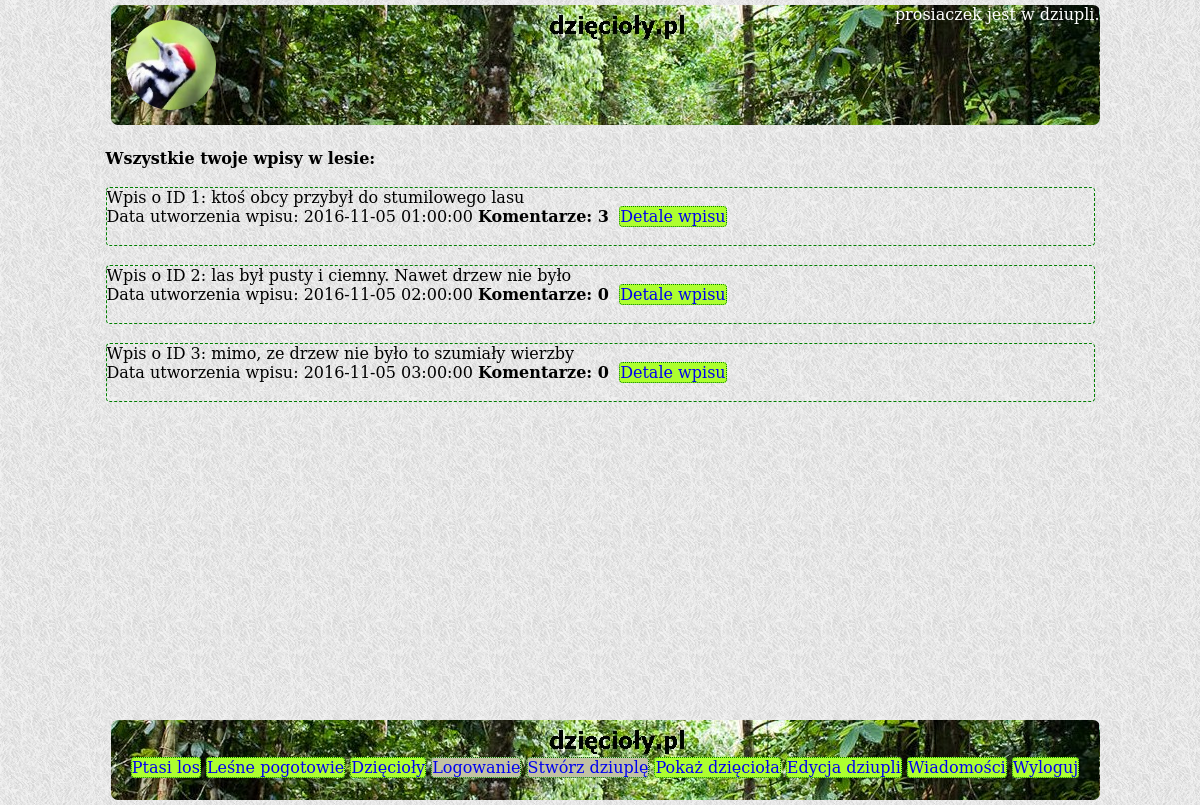
/showuser.php (signed in), run on the app's committed database.
### tables this page shows
CREATE TABLE `tweet` (
  `tweet_id` int(11) NOT NULL,
  `tweet_user_id` int(11) NOT NULL,
  `tweet_text` varchar(250) NOT NULL,
  `tweet_date` datetime DEFAULT NULL
);

### src/Comment.php (called while the page is built, shortened)
<?php
class Comment {
    static public function loadAllCommentsByTweetId(mysqli $conn, $ctweetId) {
        $ctweetId = $conn->real_escape_string($ctweetId);
        $sql = "SELECT * FROM comment WHERE comment_tweet_id = $ctweetId "
                . "ORDER BY comment_creation_date DESC";
        $ret = [];
        $result = $conn->query($sql);
        if($result == true && $result->num_rows != 0) {
            foreach($result as $row) {
                $loadedComment = new Comment();
                $loadedComment->id = $row['comment_id'];
                $loadedComment->userId = $row['comment_user_id'];
                $loadedComment->tweetId = $row['comment_tweet_id'];
                $loadedComment->creationDate = $row['comment_creation_date'];
                $loadedComment->text = $row['comment_text'];
                $ret[] = $loadedComment;
            }
        }
        return $ret;
    }
}
?>

### src/arrays.php (called while the page is built)
<?php
$searchIn = [
    "https://www.google.pl/?gws_rd=ssl#q=", "http://www.bing.com/search?q=",
    "https://yandex.ru/search/?lr=10472&msid=1479322480.01653.22873.4847&text=",
    "http://www.ask.com/web?q=",
    "https://duckduckgo.com/?q=", "http://www.entireweb.com/#q="
];
$searchWords = [
    "korniki są smaczne", "dzięcioły terroryzują indonezję", "kuźnia dzięcioła",
    "szkolny dzięcioł", "dzięcioł reliktowy", "na co dybie w wielorybie czubek nosa eskimosa",
    "lepszy dzięcioł w garści niż gruszki na wierzbie",
    "Bądź wytrwały i bez przerwy potrząsaj drzewem, a zawsze z niego coś spadnie",
    "Lepiej mniej grzmotów w ustach i więcej piorunów w garści",
    "kto się bawi lasem, lepiej niedźwiedzia niż ludzi pamięta",
    "Dzięcioł drzewo kłuje i nos sobie psuje", "Dzięciołowi swój nos nie wadzi",
    "Ptak w klatce niewesoło śpiewa", "dzięcioły uganiają się za sikorkami"
];

### showuser.php (the view, shortened to what this page needs)
<?php
  include_once "src/connect.php";
  include_once 'src/Comment.php';
  include_once 'src/arrays.php';
  $searchMax = count($searchIn);
  $wordMax = count($searchWords);
  $randSearch = rand(1, $searchMax) - 1;
  $randWord = rand(1, $wordMax) - 1;
  $linkSearch = $searchIn[$randSearch];
  $linkWord = $searchWords[$randWord];
?>
<!DOCTYPE HTML>
<html lang="pl">
<head>
	<link rel="stylesheet" href="css/style.css" type="text/css" />
</head>
<body>
  <div class="container">
	  <div class="logo" id="mainBackLogo">
            <img class="logoimage" id="logoimage" src="img/logo.jpg">
            <div class="logged"> <?=$_SESSION['logged']?> jest w dziupli. </div>
	  </div>
      <div class="content">
      <br/>
      <?php
      if (!isset($_GET['strangeuser'])) {
        $conn = getDbConnection();
        $userid = $_SESSION['user_id'];
        echo "<strong>";
        echo "Wszystkie twoje wpisy w lesie: <br/><br/>";
        echo "</strong>";
        $sql = "SELECT * FROM tweet WHERE tweet_user_id = $userid";
        $result = $conn->query($sql);
        if($result == true && $result->num_rows != 0){
           foreach($result as $row){
             echo "<div class=\"tweet\">";
             echo "Wpis o ID " . $row['tweet_id'] . ": ";
             $commentsCount = 0;
             $comments = Comment::loadAllCommentsByTweetId($conn, $row['tweet_id']);
             foreach ($comments as $comment) {$commentsCount++;}
             echo $row['tweet_text'] . "<br/>";
             echo "Data utworzenia wpisu: " . $row['tweet_date'] . " <b>Komentarze"
                   . ": " . $commentsCount . "</b> &nbsp;" . "<a href=\"detail.php?"
                   . "tweetid=".$row['tweet_id']."\">Detale wpisu</a>" . "<br/><br/>";
             echo "</div><br/>";
           }
        } else {
           echo "Nie podzieliłeś się z nikim wiadomością, może czas to zmienić? ";
           echo "<a href='index.php'>Kliknij tutaj.</a> ";
          }
      }
      ?>
      <br/><br/><br/><br/><br/>
      </div>
      <div class ="footer">
                  <br/><br/>
                  <a href="<?=$linkSearch?><?=$linkWord?>" target="_blank">Ptasi los</a>
                  <a href="http://www.lesnepogotowie.pl/" target="_blank">Leśne pogotowie</a>
		  <a href="index.php">Dzięcioły</a>
		  <a id="footerlink2" href="logon.php">Logowanie</a>
		  <a id="footerlink3" href="create.php">Stwórz dziuplę</a>
		  <a href="showuser.php">Pokaż dzięcioła</a>
		  <a href="edituser.php">Edycja dziupli</a>
		  <a href="messages.php">Wiadomości</a>
		  <a href="logoff.php">Wyloguj</a>
      </div>
  </div>
</body>
</html>

### css/style.css (style rules this page uses)
html, body { font-family: 'DejaVu Serif', 'Liberation Serif'; margin:0; padding:0; height:100%; background-image: url("../img/grey_sandbag.png"); }
div.container { min-height:100%; position:relative; width: 989px; margin: 0 auto; }
div.logo { background-image: url("../img/backlogo.jpg"); width: 989px; min-height:120px; margin: 5px; border-radius: 7px; }
div.content { width: 989px; }
div.footer { clear: both; position: fixed; bottom: 0; background-image: url("../img/backlogo.jpg"); width: 989px; min-height:80px; margin: 5px; border-radius: 7px; text-align: center; color: white; }
.logoimage { height: 90px; width: 90px; border-radius: 45px; margin: 15px; float: left; }
a { border: dotted 1px; border-radius: 4px; border-color: green; text-decoration: none; background-color: greenyellow; }
.tweet { border: dashed 1px green; border-radius: 4px; }
div.logged { text-align: right; color: white; }
#footerlink8, #footerlink7, #footerlink6, #footerlink5, #footerlink4, #footerlink3, #footerlink2 { background-color: #c2c2a3; }

### data on the page
tweet: tweet_id "1", tweet_text "ktoś obcy przybył do stumilowego lasu", tweet_date "2016-11-05 01:00:00", commentsCount "3"
tweet: tweet_id "2", tweet_text "las był pusty i ciemny. Nawet drzew nie było", tweet_date "2016-11-05 02:00:00", commentsCount "0"
tweet: tweet_id "3", tweet_text "mimo, ze drzew nie było to szumiały wierzby", tweet_date "2016-11-05 03:00:00", commentsCount "0"

### other printed values
$_SESSION['logged'] "prosiaczek"
